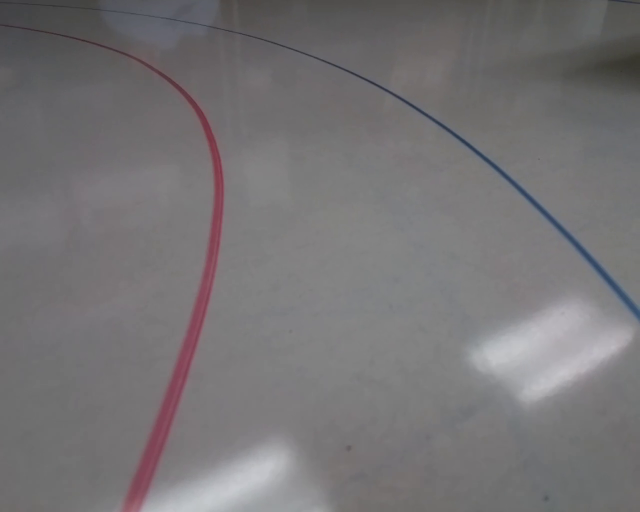
#> input picture frame 36 of footage/radius2angle75.mp4, 1280 x 1024 px (shown at 1/2 size)
$ python curve.py   (older library calls are emulated)
#> lines starting #> are read from the running program, lines starting #| are printed output that depends on the picture; after the words box and inside, x2 and y2 are one past the last pixel; in counts of white or black regions, pixels touching at a corner belong together
# Instructions!
# scipy: the easiest install on windows is to use prebuilt wheels.
#   pip install wheel
#   then go to http://www.lfd.uci.edu/~gohlke/pythonlibs/#scipy
#   and download numpy+mkl and scipy
#   pip install those files
# for linux!
# try sudo apt-get install python3-scipy python3-numpy


import time
import cv2
import numpy as np
import os
import scipy.signal
import sys
from scipy.optimize import curve_fit

def quadratic(x, a, b, c):
    return a * x * x + b * x + c

def d_quadratic(x, a, b):
    return 2*a*x + b

def cubic(x, a, b, c, d):
    return a * x * x * x + b * x * x + c * x + d

def quartic(x, a, b, c, d, e):
    return a * x * x * x * x + b * x * x * x + c * x * x + d * x + e

def exponential(x, a, b):
    return a**x + b

# [16 lines left out: functions line, intersection, not called in this run]


'''least square qbezier fit using penrose pseudoinverse
    >>> V=array
    >>> E,  W,  N,  S =  V((1,0)), V((-1,0)), V((0,1)), V((0,-1))
    >>> cw = 100
    >>> ch = 300
    >>> cpb = V((0, 0))
    >>> cpe = V((cw, 0))
    >>> xys=[cpb,cpb+ch*N+E*cw/8,cpe+ch*N+E*cw/8, cpe]
    >>>
    >>> ts = V(range(11))/10
    >>> M = bezierM (ts)
    >>> points = M*xys #produces the points on the bezier curve at t in ts
    >>>
    >>> control_points=lsqfit(points, M)
    >>> linalg.norm(control_points-xys)<10e-5
    True
    >>> control_points.tolist()[1]
    [12.500000000000037, 300.00000000000017]

'''
from numpy import array, linalg, matrix
from scipy.misc import comb as nOk
Mtk = lambda n, t, k: t**(k)*(1-t)**(n-k)*nOk(n,k)
bezierM = lambda ts: matrix([[Mtk(3,t,k) for k in range(4)] for t in ts])
def lsqfit(points,M):
    M_ = linalg.pinv(M)
    return M_ * points


cap = cv2.VideoCapture("footage/radius2angle75.mp4")
# [5 lines of commented-out code are left out]
w = 1/200
b = -1/200
smooth_time = 0
proc_algo_time_s = 0
proc_post_time_s = 0
proc_pre_time_s = 0

blah, temp = cap.read()
#> temp is the input picture: shape (1024, 1280, 3); mean B, G, R 116.7, 115.1, 117.4
ysize = temp.shape[0]
xsize = temp.shape[1]
# block_5_left = np.array([[b,b,b,b,b], [b,b,b,b,w], [b,b,b,w,w], [b,b,w,w,w], [b,w,w,w,w]])
# block_5_right = np.array([[b,b,b,b,b], [w,b,b,b,b], [w,w,b,b,b], [w,w,w,b,b], [w,w,w,w,b]])

block_15_left = np.array([
[b,b,b,b,b,b,b,b,b,b,b,b,b,b,b],
[b,b,b,b,b,b,b,b,b,b,b,b,b,b,w],
[b,b,b,b,b,b,b,b,b,b,b,b,b,w,w],
[b,b,b,b,b,b,b,b,b,b,b,b,w,w,w],
[b,b,b,b,b,b,b,b,b,b,b,w,w,w,w],
[b,b,b,b,b,b,b,b,b,b,w,w,w,w,w],
[b,b,b,b,b,b,b,b,b,w,w,w,w,w,w],
[b,b,b,b,b,b,b,b,w,w,w,w,w,w,w],
[b,b,b,b,b,b,b,w,w,w,w,w,w,w,w],
[b,b,b,b,b,b,w,w,w,w,w,w,w,w,w],
[b,b,b,b,b,w,w,w,w,w,w,w,w,w,w],
[b,b,b,b,w,w,w,w,w,w,w,w,w,w,w],
[b,b,b,w,w,w,w,w,w,w,w,w,w,w,w],
[b,b,w,w,w,w,w,w,w,w,w,w,w,w,w],
[b,w,w,w,w,w,w,w,w,w,w,w,w,w,w]
])
block_15_right = np.array([
[b,b,b,b,b,b,b,b,b,b,b,b,b,b,b],
[w,b,b,b,b,b,b,b,b,b,b,b,b,b,b],
[w,w,b,b,b,b,b,b,b,b,b,b,b,b,b],
[w,w,w,b,b,b,b,b,b,b,b,b,b,b,b],
[w,w,w,w,b,b,b,b,b,b,b,b,b,b,b],
[w,w,w,w,w,b,b,b,b,b,b,b,b,b,b],
[w,w,w,w,w,w,b,b,b,b,b,b,b,b,b],
[w,w,w,w,w,w,w,b,b,b,b,b,b,b,b],
[w,w,w,w,w,w,w,w,b,b,b,b,b,b,b],
[w,w,w,w,w,w,w,w,w,b,b,b,b,b,b],
[w,w,w,w,w,w,w,w,w,w,b,b,b,b,b],
[w,w,w,w,w,w,w,w,w,w,w,b,b,b,b],
[w,w,w,w,w,w,w,w,w,w,w,w,b,b,b],
[w,w,w,w,w,w,w,w,w,w,w,w,w,b,b],
[w,w,w,w,w,w,w,w,w,w,w,w,w,w,b]
])
block_15_left_flip = np.array([
[b,w,w,w,w,w,w,w,w,w,w,w,w,w,w],
[b,b,w,w,w,w,w,w,w,w,w,w,w,w,w],
[b,b,b,w,w,w,w,w,w,w,w,w,w,w,w],
[b,b,b,b,w,w,w,w,w,w,w,w,w,w,w],
[b,b,b,b,b,w,w,w,w,w,w,w,w,w,w],
[b,b,b,b,b,b,w,w,w,w,w,w,w,w,w],
[b,b,b,b,b,b,b,w,w,w,w,w,w,w,w],
[b,b,b,b,b,b,b,b,w,w,w,w,w,w,w],
[b,b,b,b,b,b,b,b,b,w,w,w,w,w,w],
[b,b,b,b,b,b,b,b,b,b,w,w,w,w,w],
[b,b,b,b,b,b,b,b,b,b,b,w,w,w,w],
[b,b,b,b,b,b,b,b,b,b,b,b,w,w,w],
[b,b,b,b,b,b,b,b,b,b,b,b,b,w,w],
[b,b,b,b,b,b,b,b,b,b,b,b,b,b,w],
[b,b,b,b,b,b,b,b,b,b,b,b,b,b,b]
])
block_15_right_flip = np.array([
[w,w,w,w,w,w,w,w,w,w,w,w,w,w,b],
[w,w,w,w,w,w,w,w,w,w,w,w,w,b,b],
[w,w,w,w,w,w,w,w,w,w,w,w,b,b,b],
[w,w,w,w,w,w,w,w,w,w,w,b,b,b,b],
[w,w,w,w,w,w,w,w,w,w,b,b,b,b,b],
[w,w,w,w,w,w,w,w,w,b,b,b,b,b,b],
[w,w,w,w,w,w,w,w,b,b,b,b,b,b,b],
[w,w,w,w,w,w,w,b,b,b,b,b,b,b,b],
[w,w,w,w,w,w,b,b,b,b,b,b,b,b,b],
[w,w,w,w,w,b,b,b,b,b,b,b,b,b,b],
[w,w,w,w,b,b,b,b,b,b,b,b,b,b,b],
[w,w,w,b,b,b,b,b,b,b,b,b,b,b,b],
[w,w,b,b,b,b,b,b,b,b,b,b,b,b,b],
[w,b,b,b,b,b,b,b,b,b,b,b,b,b,b],
[b,b,b,b,b,b,b,b,b,b,b,b,b,b,b]
])

# block_15_right = np.array([
# [w,w,w,w,w,w,w,w,b,b,b,b,b,b,b],
# [w,w,w,w,w,w,w,w,b,b,b,b,b,b,b],
# [w,w,w,w,w,w,w,w,b,b,b,b,b,b,b],
# [w,w,w,w,w,w,w,w,b,b,b,b,b,b,b],
# [w,w,w,w,w,w,w,w,b,b,b,b,b,b,b],
# [w,w,w,w,w,w,w,w,b,b,b,b,b,b,b],
# [w,w,w,w,w,w,w,w,b,b,b,b,b,b,b],
# [w,w,w,w,w,w,w,w,b,b,b,b,b,b,b],
# [w,w,w,w,w,w,w,w,b,b,b,b,b,b,b],
# [w,w,w,w,w,w,w,w,b,b,b,b,b,b,b],
# [w,w,w,w,w,w,w,w,b,b,b,b,b,b,b],
# [w,w,w,w,w,w,w,w,b,b,b,b,b,b,b],
# [w,w,w,w,w,w,w,w,b,b,b,b,b,b,b],
# [w,w,w,w,w,w,w,w,b,b,b,b,b,b,b],
# [w,w,w,w,w,w,w,w,b,b,b,b,b,b,b]
# ])


block_left = block_15_left
block_right = block_15_right
block_left_flip = block_15_left_flip
block_right_flip = block_15_right_flip
blocksize = 15
halfblock = int(np.floor(blocksize/2))

scanwidth = 300
scanwidthmin = 100
scanheight = 15
scanspacing = 15
scanlines = 40
threshold = 1
# scan angle distance is the distance from scanstartline that we take our angle measurement from.
# this gives us some amount of "predictive" driving allowing us to see the curve ahead a bit
scanangledistance = 200
#length of lines drawn to show the current angle
drawanglelength = 200
# value for minimum number of good edges detected for curve fitting
min_data_good = 6
# pixels from the bottom that the scanlines first index starts from
scanstartline = 150

green = (0,255,0)
red = (0,0,255)
blue = (255,0,0)
yellow = (0,255,255)
orange = (51, 153, 255)
cyan = (255, 255, 0)
pink = (100, 100, 255)
laneleft = np.empty((scanlines,2), dtype = np.int32)
laneright= np.empty((scanlines,2), dtype = np.int32)
laneleftcount = 0
lanerightcount = 0

# angle and offset datas used for course correction
leftangle = 0
rightangle = 0
left_off = xsize/2
right_off = xsize/2

start_time = time.time()
while cap:
    ret, frame = cap.read()
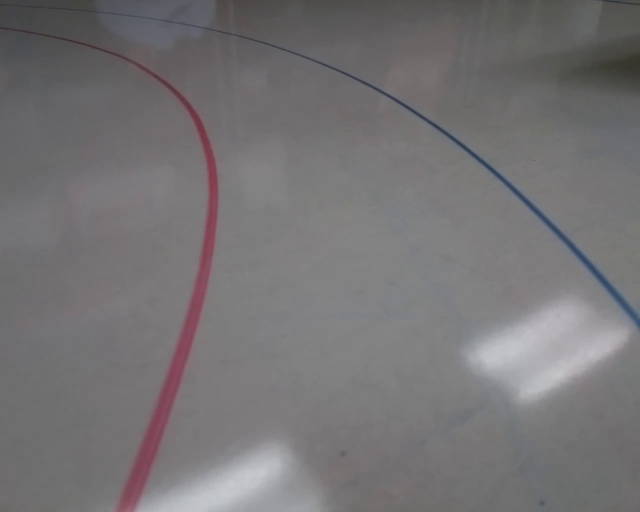
#> input picture frame 37 of footage/radius2angle75.mp4, 1280 x 1024 px (shown at 1/2 size)
#> frame is the input picture: shape (1024, 1280, 3); mean B, G, R 116.4, 114.8, 117.1
    if ret == 0:
        break
    start_pre_time = time.time()
    # step1: grayscale
    gray = cv2.cvtColor(frame, cv2.COLOR_BGR2GRAY)

    # step2: define top left corner of starting scan block
    L_index = [0,ysize-scanstartline]
    R_index = [xsize-300, ysize-scanstartline]

    # reset some parameters
    leftblob = np.empty((scanlines*15, 286))
    rightblob = np.empty((scanlines*15, 286))
    scanwidthl = scanwidth
    scanwidthr = scanwidth
    laneleftcount = 0
    lanerightcount = 0

    # begin algo timing

    proc_pre_time = (time.time() - start_pre_time) * 1000
    start_algo_time = time.time()
####### main process loop
    # for loop controls how many blocks vertically are checked
    for x in range(0,scanlines):

        # step3: grab the proper block of pixels for the current scan block
        leftscan = gray[L_index[1]:L_index[1]+scanheight , L_index[0]:L_index[0] + scanwidthl]
        rightscan = gray[R_index[1]:R_index[1]+scanheight , R_index[0]:R_index[0] + scanwidthr]
        # cv2.imshow("left", leftscan)
        # cv2.imshow("right", rightscan)

        # step4: run the correlation/eigenvalue/convolution thing
        left = scipy.signal.correlate2d(leftscan, block_left, mode='valid')[0]
        right = scipy.signal.correlate2d(rightscan, block_right, mode='valid')[0]

        # step 4.5 if it returns nothing of adequate similarity, try the reversed masks
        if max(left) < threshold:
            left = scipy.signal.correlate2d(leftscan, block_left_flip, mode='valid')[0]
        if max(right) < threshold:
            right = scipy.signal.correlate2d(rightscan, block_right_flip, mode='valid')[0]

        # f.write('leftmax:' + str(np.max(left)) + ' ' + str(np.min(left)) + '\n')
        # f.write('rightmax:' + str(np.max(right)) + ' ' + str(np.min(right)) + '\n')
        # copy for visualization
        np.copyto(leftblob[(scanlines-x-1)*15:(scanlines-x)*15, 0:left.shape[0]], left)
        np.copyto(rightblob[(scanlines-x-1)*15:(scanlines-x)*15, 0:right.shape[0]], right)

        # so idxL/R is the index of the max thing, or the best boundary location as an x offset from the scan box width
        # idxLRf is the location of the box in the frame
        # L_index and R_index are the top left point of the scan box.

        if True:
            # left and right at this point contain a line of values corresponding to all valid correlation overlaps
            # thus the index is the center of each block, which means within each scan block, the center of the max block is (idxl+7, 7)
            idxl = np.argmax(left)
            idxr = np.argmax(right)

            # idxl-f stands for the index in the actual frame, this converts our idxl location to the correct pixel location on the full input
            idxlf = (halfblock + idxl + L_index[0], L_index[1] + halfblock)
            idxrf = (halfblock + idxr + R_index[0] , R_index[1] + halfblock)
            # print("left at frame loc:"+str(idxlf))
            # print("right at frame loc:"+str(idxrf))

            # draw the green scan box, and the red/blue locators
            cv2.rectangle(frame, tuple(L_index), (L_index[0] + scanwidthl, L_index[1] + scanheight-1), green, 2)
            cv2.rectangle(frame, tuple(R_index), (R_index[0] + scanwidthr, R_index[1] + scanheight-1), green, 2)

            # move the bounding box to next position by scanspacing pixels
            if left[idxl] < threshold:
                # if cannot find lane line
                if scanwidthl == scanwidthmin: # if from good to failing
                    L_index[0] = int(L_index[0] - ((scanwidth - scanwidthmin) / 2))
                cv2.rectangle(frame, (idxlf[0]-halfblock, idxlf[1]-halfblock), (idxlf[0]+halfblock, idxlf[1]+halfblock), yellow, 2)
                scanwidthl = scanwidth
                # print("left BAD")
                L_index = [L_index[0], L_index[1] - scanspacing]
            else:
                laneleft[laneleftcount] = idxlf
                laneleftcount += 1
                cv2.rectangle(frame, (idxlf[0]-halfblock, idxlf[1]-halfblock), (idxlf[0]+halfblock, idxlf[1]+halfblock), red, 2)
                grayblock = gray[(idxlf[1]-halfblock):(idxlf[1]+halfblock+1), (idxlf[0]-halfblock):(idxlf[0]+halfblock+1)]
                # gray[(idxlf[1]-halfblock):(idxlf[1]+halfblock+1), (idxlf[0]-halfblock):(idxlf[0]+halfblock+1)] = cv2.adaptiveThreshold(grayblock, 255, cv2.ADAPTIVE_THRESH_MEAN_C, cv2.THRESH_BINARY, blocksize, 0)
                ret, gray[(idxlf[1]-halfblock):(idxlf[1]+halfblock+1), (idxlf[0]-halfblock):(idxlf[0]+halfblock+1)] = cv2.threshold(grayblock, 0, 255, cv2.THRESH_BINARY+cv2.THRESH_OTSU)
                scanwidthl = scanwidthmin
                if laneleftcount >= 2:
                    delta = laneleft[laneleftcount-1][0] - laneleft[laneleftcount-2][0]
                else:
                    delta = 0
                # L_index = [idxlf[0] - int(scanwidthl/2) + int(delta/2), idxlf[1] - halfblock - scanspacing]
                L_index = [idxlf[0] - int(scanwidthl/2) + delta, idxlf[1] - halfblock - scanspacing]
            if right[idxr] < threshold:
                cv2.rectangle(frame, (idxrf[0]-halfblock, idxrf[1]-halfblock), (idxrf[0]+halfblock, idxrf[1]+halfblock), yellow, 2)
                scanwidthr = scanwidth
                # print("right BAD")
                R_index = [R_index[0], R_index[1] - scanspacing]
            else:
                laneright[lanerightcount] = idxrf
                lanerightcount += 1
                cv2.rectangle(frame, (idxrf[0]-halfblock, idxrf[1]-halfblock), (idxrf[0]+halfblock, idxrf[1]+halfblock), blue, 2)
                grayblock = gray[(idxrf[1]-halfblock):(idxrf[1]+halfblock+1), (idxrf[0]-halfblock):(idxrf[0]+halfblock+1)]
                # gray[(idxrf[1]-halfblock):(idxrf[1]+halfblock+1), (idxrf[0]-halfblock):(idxrf[0]+halfblock+1)] = cv2.adaptiveThreshold(grayblock, 255, cv2.ADAPTIVE_THRESH_MEAN_C, cv2.THRESH_BINARY, blocksize, 0)
                ret, gray[(idxrf[1]-halfblock):(idxrf[1]+halfblock+1), (idxrf[0]-halfblock):(idxrf[0]+halfblock+1)] = cv2.threshold(grayblock, 0, 255, cv2.THRESH_BINARY+cv2.THRESH_OTSU)
                scanwidthr = scanwidthmin
                if lanerightcount >= 2:
                    delta = laneright[lanerightcount-1][0] - laneright[lanerightcount-2][0]
                else:
                    delta = 0
                # R_index = [idxrf[0] - int(scanwidthr/2) + int(delta/2), idxrf[1] - halfblock - scanspacing]
                R_index = [idxrf[0] - int(scanwidthr/2) + delta, idxrf[1] - halfblock - scanspacing]

            if L_index[0] < 0:
                L_index[0] = 0
            if R_index[0] > xsize-scanwidthr:
                R_index[0] = xsize-scanwidthr
#> this loop made 40 passes
#> (idxl, idxr, idxlf, idxrf, ret) on passes 16 to 22: (24, 285, (31, 656), (1272, 656), 110), (16, 79, (23, 641), (1266, 641), 104), (44, 67, (51, 626), (1254, 626), 102), (24, 54, (31, 611), (1241, 611), 99), (122, 43, (129, 596), (1228, 596), 97), (130, 44, (137, 581), (1216, 581), 96), (125, 42, (132, 566), (1203, 566), 94)
#> frame: shape (1024, 1280, 3); 6.78% of pixels changed, all inside (x1, y1, x2, y2) = (0, 288, 1280, 890)
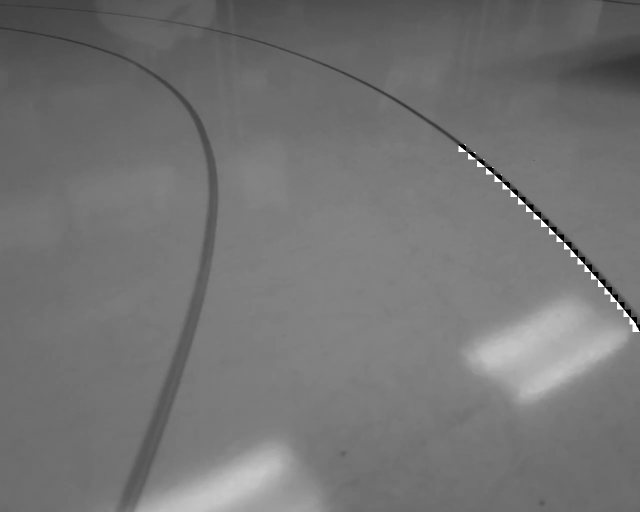
#> gray: shape (1024, 1280) (shown at 1/2 size); min 0, max 255, mean 115.9
#> after the loop, laneleft = 40 pairs, first value -1629696656 to 2300, second value 0 to 32710; laneleftcount = 0; laneright = 40 pairs, first value 0 to 1272, second value 0 to 656; lanerightcount = 25

    ####### end processing
    proc_algo_time = (time.time() - start_algo_time)*1000
    ####### end processing


    #reconstruct line segments?
    leftblob = np.multiply(leftblob, 0.1)
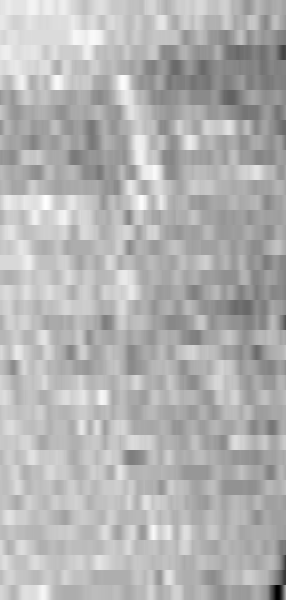
#> leftblob: shape (600, 286) float64; min -1.14, max -0.722, mean -0.847; drawn with min black and max white
    rightblob = np.multiply(rightblob, 0.1)
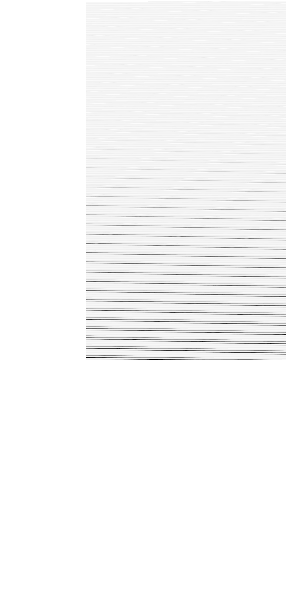
#> rightblob: shape (600, 286) float64; min -3.2e+306, max 11.1, mean -inf; drawn with min black and max white

    start_post_time = time.time()

    if(laneleftcount > min_data_good):
        # flip the axes to get a real function
        x = laneleft[0:laneleftcount, 1]
        y = laneleft[0:laneleftcount, 0]
        popt, pcov = curve_fit(quadratic, x, y)

        prevpoint = (int(quadratic(0, popt[0], popt[1], popt[2])), 0)
        for y in range(10, ysize, 10):
            x = int(quadratic(y, popt[0], popt[1], popt[2]))
            cv2.line(frame,prevpoint,(x,y),orange,2)
            prevpoint = (x,y)

        # offset computed from curve fit at scan start location
        leftx = quadratic(ysize-scanstartline, popt[0], popt[1], popt[2])
        left_off = xsize/2 - leftx
        # angle computed from tangent of curve fit at scan start location
        slope = d_quadratic(ysize-scanstartline-scanangledistance, popt[0], popt[1])
        anglepty = ysize-scanstartline-scanangledistance
        angleptx = quadratic(anglepty, popt[0], popt[1], popt[2])
        p1 = (int(angleptx - drawanglelength*slope), int(anglepty - drawanglelength))
        p2 = (int(angleptx + drawanglelength*slope), int(anglepty + drawanglelength))
        cv2.line(frame, p1, p2, pink, 3)
        rads = np.arctan(slope)
        leftangle = rads/np.pi*180
    if(lanerightcount > min_data_good):
        # popt, pcov = curve_fit(quadratic, x, y)
        x = laneright[0:lanerightcount, 1]
#> x = 25 values, max 656 at index 0, min 296 at index 24, mean 476
        y = laneright[0:lanerightcount, 0]
#> y = 25 values, max 1272 at index 0, min 924 at index 24, mean 1112.9
        popt, pcov = curve_fit(quadratic, x, y)
#> popt = [-0.0006, 1.54, 521.1]; pcov = [[5.2e-10, -4.95e-07, 0.000112], [-4.95e-07, 0.000476, -0.109], [0.000112, -0.109, 25.14]]
        x = 0
        y = quadratic(0, popt[0], popt[1], popt[2])
#> y = 521.1
        prevpoint = (int(quadratic(0, popt[0], popt[1], popt[2])), 0)
#> prevpoint = (521, 0)
        for y in range(10, ysize, 10):
            x = int(quadratic(y, popt[0], popt[1], popt[2]))
            cv2.line(frame,prevpoint,(x,y),orange,2)
            prevpoint = (x,y)
#> this loop made 102 passes
#> (x, prevpoint) on passes 1 to 8: (536, (536, 10)), (551, (551, 20)), (566, (566, 30)), (581, (581, 40)), (596, (596, 50)), (611, (611, 60)), (626, (626, 70)), (640, (640, 80))
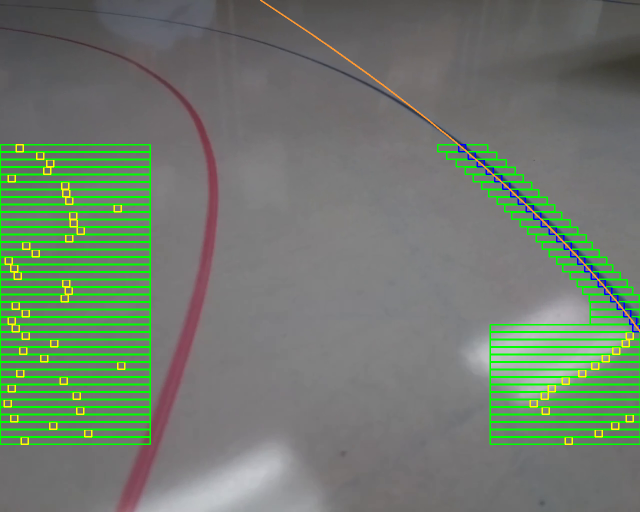
#> frame: shape (1024, 1280, 3) (shown at 1/2 size); mean B, G, R 108.5, 123.5, 110.7

        # offset computed from curve fit at scan start locationd
        rightx = quadratic(ysize-scanstartline, popt[0], popt[1], popt[2])
#> rightx = 1411.9
        right_off = rightx - xsize/2
#> right_off = 771.9
        # angle computed from tangent of curve fit at scan start location
        slope = d_quadratic(ysize-scanstartline-scanangledistance, popt[0], popt[1])
#> slope = 0.735
        # draw the angle line
        anglepty = ysize-scanstartline-scanangledistance
        angleptx = quadratic(anglepty, popt[0], popt[1], popt[2])
#> angleptx = 1288.9
        p1 = (int(angleptx - drawanglelength*slope), int(anglepty - drawanglelength))
#> p1 = (1141, 474)
        p2 = (int(angleptx + drawanglelength*slope), int(anglepty + drawanglelength))
#> p2 = (1435, 874)
        cv2.line(frame, p1, p2, pink, 3)
        rads = np.arctan(slope)
#> rads = 0.634
        rightangle = rads/np.pi*180
#> rightangle = 36.31

    offset = left_off - right_off
#> offset = -131.9
    cv2.line(frame, (int(xsize/2), 0), (int(xsize/2), ysize), green, 2)
    cv2.line(frame, (int(xsize/2 - offset), 0), (int(xsize/2 - offset), ysize), cyan, 2)
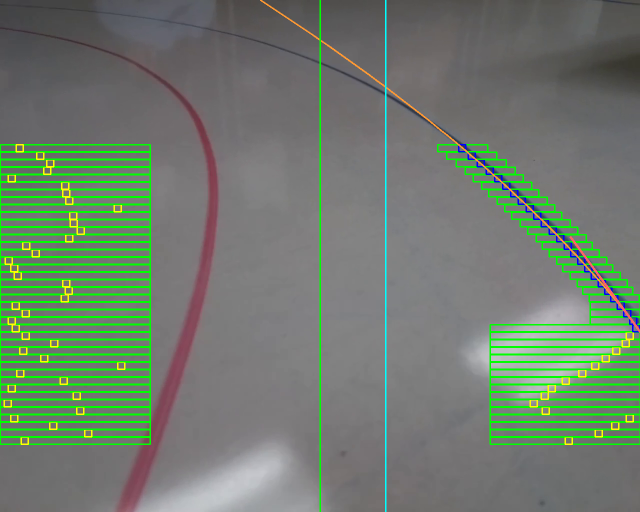
#> frame: shape (1024, 1280, 3) (shown at 1/2 size); mean B, G, R 108.5, 124.1, 110.3
    angle = ((rightangle + leftangle)/2)
#> angle = 18.15
    proc_post_time = (time.time() - start_post_time)*1000

    cv2.imshow('frame', frame)
    cv2.imshow('left', leftblob)
    cv2.imshow('right', rightblob)
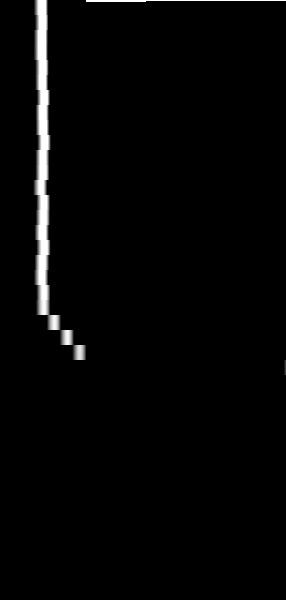
#> window 'right': shape (600, 286); min 0, max 255, mean 5.7


    # cv2.imshow('left', leftshow)
    # cv2.imshow('right', rightshow)

    # show the frame
    #cv2.imshow("Frame", frame)
    key = cv2.waitKey(1) & 0xFF
#> (key q is pressed here)

    # clear the stream in preparation for the next frame
    # rawCapture.truncate(0)
    proc_time = (time.time() - start_time)*1000
    if smooth_time == 0:
        smooth_time = proc_time
    else:
        smooth_time = 0.9*smooth_time + 0.1*proc_time

    if proc_algo_time_s == 0:
        proc_algo_time_s = proc_algo_time
    else:
        proc_algo_time_s = 0.9*proc_algo_time_s + 0.1*proc_algo_time

    if proc_post_time_s == 0:
        proc_post_time_s = proc_post_time
    else:
        proc_post_time_s = 0.9*proc_post_time_s + 0.1*proc_post_time

    if proc_pre_time_s == 0:
        proc_pre_time_s = proc_pre_time
    else:
        proc_pre_time_s = 0.9*proc_pre_time_s + 0.1*proc_pre_time

    fps_calc = int(1000/smooth_time)
    # sys.stdout.write("\rtimetot:%dmS fps:%d algotime:%dmS posttime:%dmS pretime:%dmS       " %(smooth_time, fps_calc, proc_algo_time_s, proc_post_time_s, proc_pre_time_s))
    sys.stdout.write("\rtime:%dmS, fps:%d off: %d left:%.1fdeg right:%.1fdeg angle:%d      " % (smooth_time, fps_calc, offset, leftangle, rightangle, angle))
#| time:1763mS, fps:0 off: -131 left:0.0deg right:36.3deg angle:18
    sys.stdout.flush()
    #time it from here
    start_time = time.time()
    #if the `q` key was pressed, break from the loop
    if key == ord("n"):
        print("next")
        next = 1
    if key == ord("q"):
        break

cap.release()
sys.exit(0)
#> (the program exits here)
